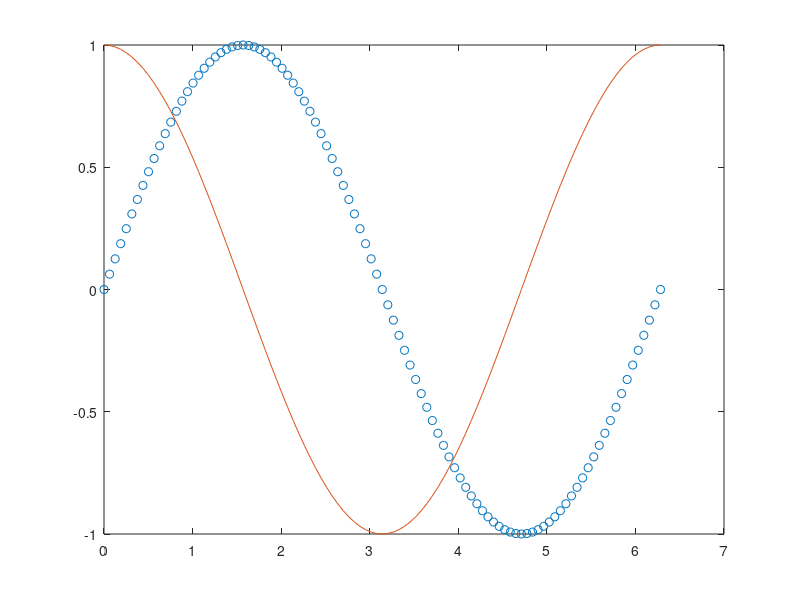

Source code (MATLAB):
clear all;
close all;
clc;

N = 101;
dx= (2*pi)/(N-1);

x = [0:dx:(2*pi)];

for i=1:N
    f(i) = sin(x(i))
    g(i) = cos(x(i))
endfor
plot(x,f,'o')
hold on
plot(x,g)
hold off
